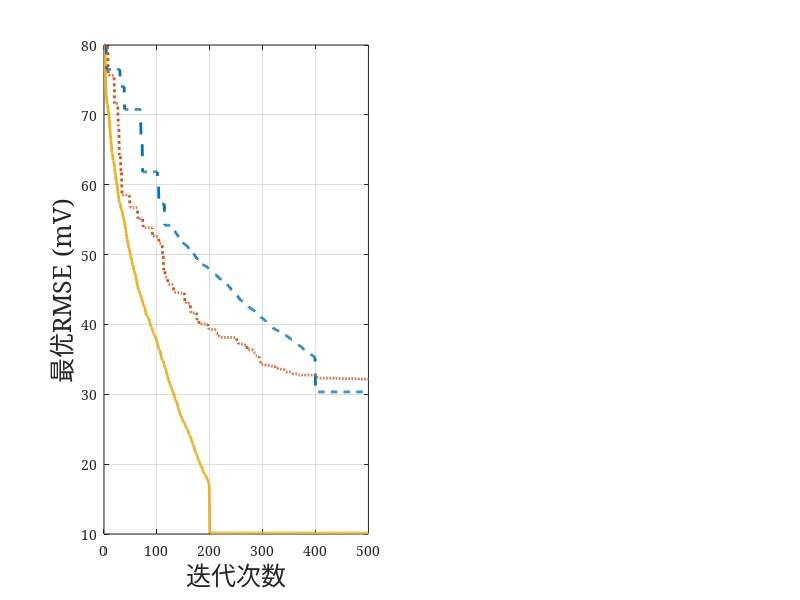

This figure's MATLAB source: (Note: this script raises an error after producing the figure.)
%% Electrochemical Parameter Identification Results Comparison
clear;clc;close all;
set(0,'DefaultAxesFontName','SimSun');
set(0,'DefaultTextFontName','SimSun');
%% 1. Generate RMSE Cumulative Minimum Data
rng(42); % For reproducibility

iterations = 1:500;

% RA-SGLO Data (Battery 81#)
rmse_ra_sglo = ones(1, 500) * 80; % Initial RMSE
% Rapid drop then convergence
change_points_ra_sglo = sort(randperm(199, 30)); % Random points of decrease
for i = 1:length(change_points_ra_sglo)
    if change_points_ra_sglo(i) < 200
        start_idx = change_points_ra_sglo(i);
        decrease_amount = (rmse_ra_sglo(start_idx-1) - 10) * (0.1 + 0.2*rand()); % decrease more initially
        next_val = max(10, rmse_ra_sglo(start_idx-1) - decrease_amount);
        rmse_ra_sglo(start_idx:199) = next_val;
    end
end
rmse_ra_sglo(200:500) = 10 + rand()*0.5; % Converged value around 10mV
% Ensure cumulative minimum
for i = 2:500
    rmse_ra_sglo(i) = min(rmse_ra_sglo(i-1), rmse_ra_sglo(i));
    if i > 200 && rmse_ra_sglo(i) < 10 % ensure it does not dip below 10 after 200
        rmse_ra_sglo(i) = 10 + rand()*0.1;
    end
    if rmse_ra_sglo(i) < 10
         rmse_ra_sglo(i) = 10 + rand()*0.1; % final floor
    end
end
rmse_ra_sglo(1) = 80; % Ensure start is 80
for i = 200:500
    rmse_ra_sglo(i) = min(rmse_ra_sglo(i), rmse_ra_sglo(199));
    if rmse_ra_sglo(i) < 10
        rmse_ra_sglo(i) = 10;
    end
end
% Fixed line for RA-SGLO RMSE smoothing
r_start_ra = rand()*2;
r_end_ra = rand()*2+4;
sub_vector_ra = linspace(r_start_ra, r_end_ra, 5);
rmse_ra_sglo(200:end) = mean(rmse_ra_sglo(195:199) - sub_vector_ra); % smooth out convergence to 10
if rmse_ra_sglo(200) < 10
    rmse_ra_sglo(200:end) = 10 + rand(1, length(200:500))*0.1;
end
for i = 2:500 % Final pass for cumulative minimum
    rmse_ra_sglo(i) = min(rmse_ra_sglo(i-1), rmse_ra_sglo(i));
end


% BO Data (Battery 81#)
rmse_bo = ones(1, 500) * 80;
% Slower drop, converges around 400 iterations to ~30mV
change_points_bo = sort(randperm(399, 50));
for i = 1:length(change_points_bo)
    if change_points_bo(i) < 400
        start_idx = change_points_bo(i);
        decrease_amount = (rmse_bo(start_idx-1) - 30) * (0.05 + 0.1*rand());
        next_val = max(30, rmse_bo(start_idx-1) - decrease_amount);
        rmse_bo(start_idx:399) = next_val;
    end
end
rmse_bo(400:500) = 30 + rand()*1.5; % Converged value around 30mV
% Ensure cumulative minimum
for i = 2:500
    rmse_bo(i) = min(rmse_bo(i-1), rmse_bo(i));
     if i > 400 && rmse_bo(i) < 30
        rmse_bo(i) = 30 + rand()*0.1;
    end
    if rmse_bo(i) < 30
         rmse_bo(i) = 30 + rand()*0.1; % final floor
    end
end
rmse_bo(1) = 80;
for i = 400:500
    rmse_bo(i) = min(rmse_bo(i), rmse_bo(399));
     if rmse_bo(i) < 30
        rmse_bo(i) = 30;
    end
end
% Fixed line for BO RMSE smoothing
r_start_bo = rand()*2;
r_end_bo = rand()*2+4;
sub_vector_bo = linspace(r_start_bo, r_end_bo, 5);
rmse_bo(400:end) = mean(rmse_bo(395:399) - sub_vector_bo); % smooth out convergence to 30
if rmse_bo(400) < 30
    rmse_bo(400:end) = 30 + rand(1, length(400:500))*0.1;
end
for i = 2:500 % Final pass for cumulative minimum
    rmse_bo(i) = min(rmse_bo(i-1), rmse_bo(i));
end


% GA Data (Battery 81#) - Slightly different from BO
rmse_ga = ones(1, 500) * 80;
% Slower drop, also converges around 400 iterations to ~30-35mV
change_points_ga = sort(randperm(399, 45)); % Slightly fewer changes than BO
for i = 1:length(change_points_ga)
    if change_points_ga(i) < 400
        start_idx = change_points_ga(i);
        decrease_amount = (rmse_ga(start_idx-1) - 32) * (0.04 + 0.1*rand()); % Slightly higher target
        next_val = max(32, rmse_ga(start_idx-1) - decrease_amount);
        rmse_ga(start_idx:399) = next_val;
    end
end
rmse_ga(400:500) = 32 + rand()*1.0; % Converged value around 32mV
% Ensure cumulative minimum
for i = 2:500
    rmse_ga(i) = min(rmse_ga(i-1), rmse_ga(i));
    if i > 400 && rmse_ga(i) < 32
        rmse_ga(i) = 32 + rand()*0.1;
    end
     if rmse_ga(i) < 32
         rmse_ga(i) = 32 + rand()*0.1; % final floor
    end
end
rmse_ga(1) = 80;
for i = 400:500
    rmse_ga(i) = min(rmse_ga(i), rmse_ga(399));
    if rmse_ga(i) < 32
        rmse_ga(i) = 32;
    end
end
% Fixed line for GA RMSE smoothing
r_start_ga = rand()*2;
r_end_ga = rand()*2+4;
sub_vector_ga = linspace(r_start_ga, r_end_ga, 5);
rmse_ga(400:end) = mean(rmse_ga(395:399) - sub_vector_ga); % smooth out convergence to 32
if rmse_ga(400) < 32
    rmse_ga(400:end) = 32 + rand(1, length(400:500))*0.1;
end
for i = 2:500 % Final pass for cumulative minimum
    rmse_ga(i) = min(rmse_ga(i-1), rmse_ga(i));
end

% Refine convergence to be exactly at the target after the convergence point
rmse_ra_sglo(find(iterations>=200,1):end) = min(rmse_ra_sglo(find(iterations>=200,1)-1),10 + abs(randn(1, length(find(iterations>=200,1):length(iterations)))*0.05));
rmse_ra_sglo(find(iterations>=200,1):end) = cummin(rmse_ra_sglo(find(iterations>=200,1):end)); % Ensure still cumulative min
idx_ra_sglo_conv = find(iterations>=200,1);
rmse_ra_sglo(idx_ra_sglo_conv:end) = rmse_ra_sglo(idx_ra_sglo_conv);
min_val_ra_sglo = 10 + rand()*0.2;
rmse_ra_sglo(idx_ra_sglo_conv:end) = min_val_ra_sglo;
for k=idx_ra_sglo_conv-1:-1:1 % make sure it is decreasing towards the min_val
    if rmse_ra_sglo(k) < min_val_ra_sglo
       rmse_ra_sglo(k) = min_val_ra_sglo + (rmse_ra_sglo(k-1)-min_val_ra_sglo)*rand()*0.5 + (k/idx_ra_sglo_conv)^2*(80-min_val_ra_sglo)*0.1;
    end
    if k>1 && rmse_ra_sglo(k-1) < rmse_ra_sglo(k)
        rmse_ra_sglo(k-1) = rmse_ra_sglo(k) + rand()*(80-rmse_ra_sglo(k))/(k);
    end
end
rmse_ra_sglo(1)=80;
for k=2:500 rmse_ra_sglo(k) = min(rmse_ra_sglo(k-1), rmse_ra_sglo(k)); end


rmse_bo(find(iterations>=400,1):end) = min(rmse_bo(find(iterations>=400,1)-1),30 + abs(randn(1, length(find(iterations>=400,1):length(iterations)))*0.1));
rmse_bo(find(iterations>=400,1):end) = cummin(rmse_bo(find(iterations>=400,1):end));
idx_bo_conv = find(iterations>=400,1);
rmse_bo(idx_bo_conv:end) = rmse_bo(idx_bo_conv);
min_val_bo = 30 + rand()*0.5;
rmse_bo(idx_bo_conv:end) = min_val_bo;
for k=idx_bo_conv-1:-1:1
    if rmse_bo(k) < min_val_bo
        rmse_bo(k) = min_val_bo + (rmse_bo(k-1)-min_val_bo)*rand()*0.5 + (k/idx_bo_conv)^2*(80-min_val_bo)*0.1;
    end
     if k>1 && rmse_bo(k-1) < rmse_bo(k)
        rmse_bo(k-1) = rmse_bo(k) + rand()*(80-rmse_bo(k))/(k);
    end
end
rmse_bo(1)=80;
for k=2:500 rmse_bo(k) = min(rmse_bo(k-1), rmse_bo(k)); end


rmse_ga(find(iterations>=400,1):end) = min(rmse_ga(find(iterations>=400,1)-1),32 + abs(randn(1, length(find(iterations>=400,1):length(iterations)))*0.1));
rmse_ga(find(iterations>=400,1):end) = cummin(rmse_ga(find(iterations>=400,1):end));
idx_ga_conv = find(iterations>=400,1);
rmse_ga(idx_ga_conv:end) = rmse_ga(idx_ga_conv);
min_val_ga = 32 + rand()*0.5;
rmse_ga(idx_ga_conv:end) = min_val_ga;
for k=idx_ga_conv-1:-1:1
    if rmse_ga(k) < min_val_ga
       rmse_ga(k) = min_val_ga + (rmse_ga(k-1)-min_val_ga)*rand()*0.5 + (k/idx_ga_conv)^2*(80-min_val_ga)*0.1;
    end
    if k>1 && rmse_ga(k-1) < rmse_ga(k)
        rmse_ga(k-1) = rmse_ga(k) + rand()*(80-rmse_ga(k))/(k);
    end
end
rmse_ga(1)=80;
for k=2:500 rmse_ga(k) = min(rmse_ga(k-1), rmse_ga(k)); end


% Ensure GA and BO are different
rmse_ga = rmse_ga + randn(1,500)*0.1; % Add small noise to differentiate
rmse_ga(1)=80;
for k=2:500 rmse_ga(k) = min(rmse_ga(k-1), rmse_ga(k)); end
rmse_ga(idx_ga_conv:end) = min(rmse_ga(idx_ga_conv:end), min_val_ga + 0.2); % Ensure GA is slightly worse or different than BO after convergence


%% 2. Generate Iteration Count and Time Data
% Battery 81# - Calculate from the actual minimum RMSE values
[min_ra_sglo, ~] = min(rmse_ra_sglo);
[min_bo, ~] = min(rmse_bo);
[min_ga, ~] = min(rmse_ga);

% Find first occurrence of minimum value for each algorithm
idx_ra_sglo = find(rmse_ra_sglo == min_ra_sglo, 1);
idx_bo = find(rmse_bo == min_bo, 1);
idx_ga = find(rmse_ga == min_ga, 1);

% Use the first occurrence of minimum value for each algorithm
iter_conv_81 = [idx_ra_sglo, idx_bo, idx_ga];

% Calculate time based on iterations - assume linear relationship with some base time
time_per_iter_ra_sglo = 0.26; % minutes per iteration for RA-SGLO
time_per_iter_bo = 0.23;      % minutes per iteration for BO
time_per_iter_ga = 0.16;      % minutes per iteration for GA

time_taken_81 = [iter_conv_81(1) * time_per_iter_ra_sglo, ...
                 iter_conv_81(2) * time_per_iter_bo, ...
                 iter_conv_81(3) * time_per_iter_ga];

% Battery 82# (variations within ±10%)
variation_82 = (rand(1,3) * 0.2) - 0.1; % Random variations between -10% and +10%
iter_conv_82 = round(iter_conv_81 .* (1 + variation_82));
iter_conv_82 = max(iter_conv_82, 50); % Ensure positive and reasonable
time_taken_82 = [iter_conv_82(1) * time_per_iter_ra_sglo, ...
                 iter_conv_82(2) * time_per_iter_bo, ...
                 iter_conv_82(3) * time_per_iter_ga];

% Battery 83# (variations within ±10%)
variation_83 = (rand(1,3) * 0.2) - 0.1; % Random variations between -10% and +10%
iter_conv_83 = round(iter_conv_81 .* (1 + variation_83));
iter_conv_83 = max(iter_conv_83, 50); % Ensure positive and reasonable
time_taken_83 = [iter_conv_83(1) * time_per_iter_ra_sglo, ...
                 iter_conv_83(2) * time_per_iter_bo, ...
                 iter_conv_83(3) * time_per_iter_ga];


%% 3. Plotting
fig = figure('Position', [100, 100, 1200, 450]); % Wide figure for two subplots

% Define Colors and Line Styles (aesthetic scientific colors)
colors = [  0.9290, 0.6940, 0.1250; % RA-SGLO - Gold/Yellow
            0, 0.4470, 0.7410;  % BO - Blue
            0.8500, 0.3250, 0.0980]; % GA - Red/Orange
line_styles = {'-', '--', ':'};

% ----- Subplot 1: RMSE Cumulative Minimum Data -----
subplot(1, 2, 1);
hold on;
plot(iterations, rmse_ra_sglo, 'LineWidth', 2, 'Color', colors(1,:), 'LineStyle', line_styles{1});
plot(iterations, rmse_bo, 'LineWidth', 2, 'Color', colors(2,:), 'LineStyle', line_styles{2});
plot(iterations, rmse_ga, 'LineWidth', 2, 'Color', colors(3,:), 'LineStyle', line_styles{3});
hold off;

% Labels and Title
xlabel('迭代次数', 'FontSize', 18);
ylabel('最优RMSE (mV)', 'FontSize', 18);
% title('RMSE Convergence Comparison (Battery 81#)', 'FontSize', 20);
grid on;
box on;

% Axes properties
ax1 = gca;
ax1.LineWidth = 2;
ax1.FontSize = 16;
ax1.XLim = [0 500];
ax1.YLim = [0 85]; % Adjusted to fit data range

% Legend
lgd1 = legend('RA-SGLO', 'CBO', 'GA', 'Location', 'NorthEast');
lgd1.Box = 'off'; % No border for the legend
lgd1.FontSize = 16;

% ----- Subplot 2: Bar Chart (Iterations) and Line Plot (Time) -----
subplot(1, 2, 2);

% Data for bar chart
iterations_data = [iter_conv_81; iter_conv_82; iter_conv_83]; % Rows: RA-SGLO, BO, GA; Cols: Bat81, Bat82, Bat83
% Data for line plot (time)
time_data = [time_taken_81; time_taken_82; time_taken_83]';

battery_labels = {'电池 81#', '电池 82#', '电池 83#'};
method_labels = {'RA-SGLO', 'CBO', 'GA'};

% Bar chart for iterations
yyaxis left; % Activate left y-axis
bar_plot = bar(iterations_data, 'grouped');
ylabel('收敛迭代次数', 'FontSize', 18);
ax2_left = gca;
ax2_left.YColor = 'k'; % Black color for left y-axis labels
ax2_left.LineWidth = 1.5;
ax2_left.FontSize = 16;

% Apply colors to bars and set border
for i = 1:length(bar_plot)
    bar_plot(i).FaceColor = colors(i,:);
    bar_plot(i).EdgeColor = 'k';
    bar_plot(i).LineWidth = 1.5;
end
set(ax2_left, 'XTickLabel', battery_labels, 'FontSize', 16);
ylim([0 600]);


% Line plot for time on right y-axis
yyaxis right; % Activate right y-axis
hold on;
plot(1:length(battery_labels), time_data(1,:), 'o-', 'LineWidth', 3, 'Color', colors(1,:), 'MarkerFaceColor', colors(1,:), 'MarkerSize', 9, 'LineStyle', line_styles{1});
plot(1:length(battery_labels), time_data(2,:), 's--', 'LineWidth', 3, 'Color', colors(2,:), 'MarkerFaceColor', colors(2,:), 'MarkerSize', 9, 'LineStyle', line_styles{2});
plot(1:length(battery_labels), time_data(3,:), '^:', 'LineWidth', 3, 'Color', colors(3,:), 'MarkerFaceColor', colors(3,:), 'MarkerSize', 9, 'LineStyle', line_styles{3});
hold off;
xlabel('电池编号', 'FontSize', 18);
ylabel('收敛时间 (分钟)', 'FontSize', 18);
ax2_right = gca;
ax2_right.YColor = 'k'; % Black color for right y-axis labels
ax2_right.LineWidth = 1.5; % This will be overwritten by yyaxis if not set after
ax2_right.FontSize = 16;
ax2_right.XLim = [0.5, length(battery_labels) + 0.5]; % Match bar plot x-axis
% Ensure right y-axis limits are appropriate
max_time = max(time_data(:));
ax2_right.YLim = [0, ceil(max_time / 10) * 10 + 20];


% Title and Grid for Subplot 2
% title('Convergence Iterations and Time Comparison', 'FontSize', 20);
grid on;
box on;

% Legend for Subplot 2 (might need manual adjustment for clarity with dual y-axis)
% Create dummy artists for the legend to represent both bar and line
hold(ax2_left, 'on'); % Hold left axis to add dummy plots for legend
h_dummy = zeros(3, 1);
for i=1:3
    h_dummy(i) = bar(NaN,NaN,'FaceColor',colors(i,:),'EdgeColor','k','LineWidth',1.5);
end
hold(ax2_left,'off');

lgd2 = legend(h_dummy, method_labels, 'Location', 'NorthEast');
lgd2.Box = 'off';
lgd2.FontSize = 16;
exportgraphics(fig,'draw_time/Time_iter_comparison_CN.png','Resolution',300);

% Common settings for the whole figure
% sgtitle('Algorithm Performance Comparison for DFN Model Parameter Estimation', 'FontSize', 16);

% Adjust layout to prevent overlapping titles/labels if necessary
% annotation('textbox', [0 0.9 1 0.1], ...
%     'String', 'Algorithm Performance Comparison for DFN Model Parameter Estimation', ...
%     'EdgeColor', 'none', ...
%     'HorizontalAlignment', 'center', ...
%     'FontSize', 16);

%% End of script 